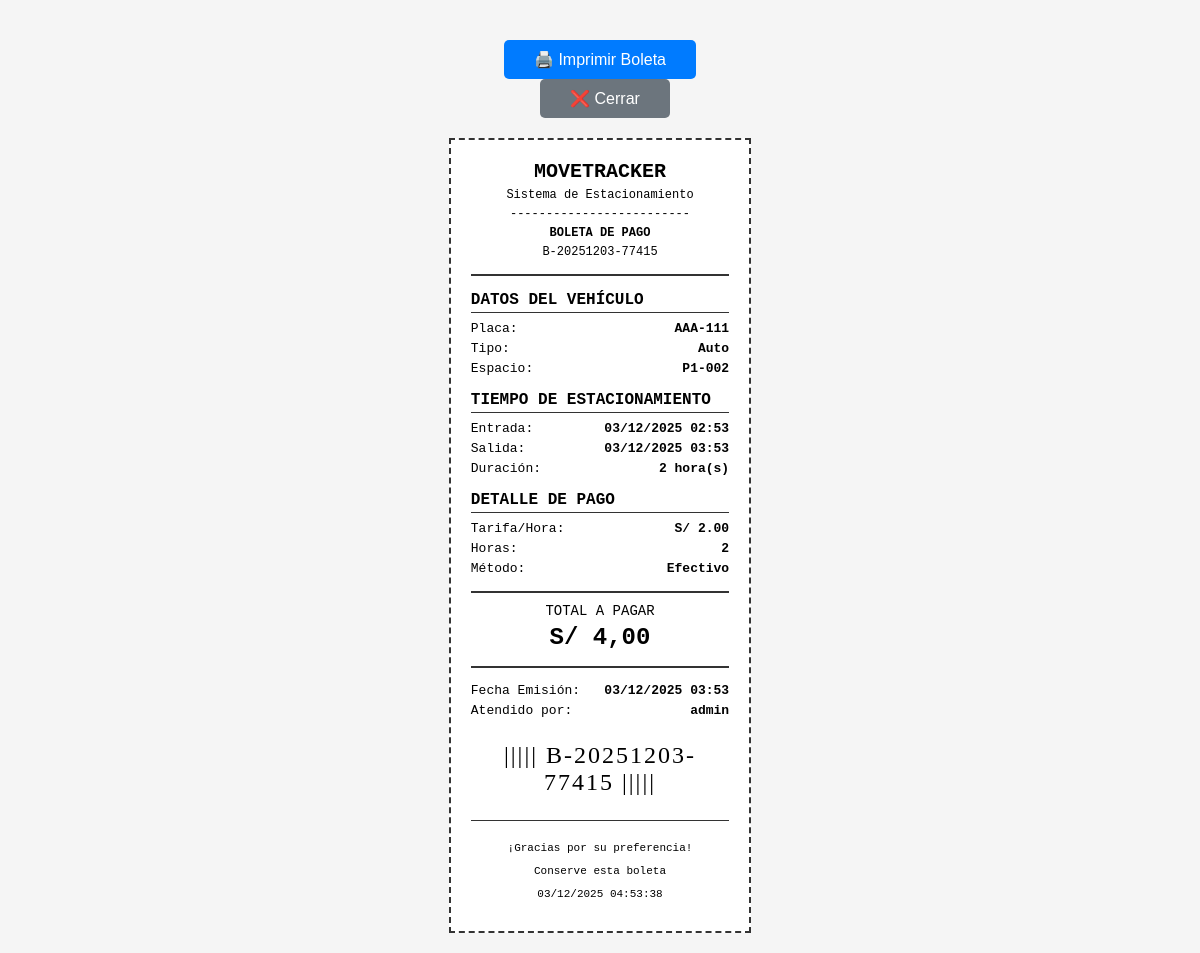
/parking/assignments/2/receipt/ (signed in), run on the app's committed database.
### parking/models.py (models this page shows, shortened)
class ParkingAssignment(models.Model):
    class AssignmentStatus(models.TextChoices):
        ACTIVE = 'ACTIVE', 'Activo'
        COMPLETED = 'COMPLETED', 'Completado'
        CANCELLED = 'CANCELLED', 'Cancelado'
    class PaymentMethod(models.TextChoices):
        CASH = 'CASH', 'Efectivo'
        CARD = 'CARD', 'Tarjeta'
        YAPE = 'YAPE', 'Yape'
        PLIN = 'PLIN', 'Plin'
    vehicle = models.ForeignKey(
        Vehicle,
        on_delete=models.CASCADE,
        related_name='parking_assignments',
        verbose_name='Vehículo'
    )
    parking_space = models.ForeignKey(
        ParkingSpace,
        on_delete=models.CASCADE,
        related_name='assignments',
        verbose_name='Espacio de Estacionamiento'
    )
    status = models.CharField(
        max_length=20,
        choices=AssignmentStatus.choices,
        default=AssignmentStatus.ACTIVE,
        verbose_name='Estado'
    )
    entry_time = models.DateTimeField(
        auto_now_add=True,
        verbose_name='Hora de Entrada'
    )
    exit_time = models.DateTimeField(
        null=True,
        blank=True,
        verbose_name='Hora de Salida'
    )
    planned_exit_time = models.DateTimeField(
        null=True,
        blank=True,
        verbose_name='Hora de Salida Planificada',
        help_text='Hora estimada de salida'
    )
    total_cost = models.DecimalField(
        max_digits=10,
        decimal_places=2,
        null=True,
        blank=True,
        verbose_name='Costo Total'
    )
    payment_method = models.CharField(
        max_length=20,
        choices=PaymentMethod.choices,
        null=True,
        blank=True,
        verbose_name='Método de Pago'
    )
    receipt_number = models.CharField(
        max_length=20,
        null=True,
        blank=True,
        unique=True,
        verbose_name='Número de Boleta'
    )
    notes = models.TextField(
        blank=True,
        verbose_name='Observaciones'
    )
    assigned_by = models.ForeignKey(
        User,
        on_delete=models.SET_NULL,
        null=True,
        related_name='parking_assignments_created',
        verbose_name='Asignado por'
    )
    completed_by = models.ForeignKey(
        User,
        on_delete=models.SET_NULL,
        null=True,
        blank=True,
        related_name='parking_assignments_completed',
        verbose_name='Completado por'
    )
    created_at = models.DateTimeField(auto_now_add=True, verbose_name='Fecha de Creación')
    updated_at = models.DateTimeField(auto_now=True, verbose_name='Última Actualización')
    class Meta:
        verbose_name = 'Asignación de Estacionamiento'
        verbose_name_plural = 'Asignaciones de Estacionamiento'
        ordering = ['-entry_time']
        indexes = [
            models.Index(fields=['status', 'entry_time']),
            models.Index(fields=['vehicle', 'status']),
        ]

class Vehicle(models.Model):
    owner = models.ForeignKey(
        User,
        on_delete=models.CASCADE,
        related_name='vehicles',
        verbose_name='Propietario',
        null=True,
        blank=True
    )
    vehicle_type = models.CharField(
        max_length=20,
        choices=VehicleType.choices,
        verbose_name='Tipo de Vehículo'
    )
    brand = models.CharField(
        max_length=50,
        null=True,
        blank=True,
        verbose_name='Marca',
        help_text='Marca del vehículo (opcional)'
    )
    model = models.CharField(
        max_length=50,
        null=True,
        blank=True,
        verbose_name='Modelo',
        help_text='Modelo del vehículo (opcional)'
    )
    year = models.PositiveIntegerField(
        null=True,
        blank=True,
        verbose_name='Año',
        validators=[MinValueValidator(1900), MaxValueValidator(2100)],
        help_text='Año de fabricación (opcional)'
    )
    color = models.CharField(max_length=30, verbose_name='Color')
    license_plate = models.CharField(
        max_length=20,
        unique=True,
        verbose_name='Placa',
        help_text='Número de placa del vehículo'
    )
    is_active = models.BooleanField(default=True, verbose_name='Activo')
    created_at = models.DateTimeField(auto_now_add=True, verbose_name='Fecha de Registro')
    updated_at = models.DateTimeField(auto_now=True, verbose_name='Última Actualización')
    registered_by = models.ForeignKey(
        User,
        on_delete=models.SET_NULL,
        null=True,
        related_name='registered_vehicles',
        verbose_name='Registrado por'
    )
    class Meta:
        verbose_name = 'Vehículo'
        verbose_name_plural = 'Vehículos'
        ordering = ['-created_at']
        indexes = [
            models.Index(fields=['license_plate']),
            models.Index(fields=['owner', 'is_active']),
        ]

class ParkingSpace(models.Model):
    class SpaceStatus(models.TextChoices):
        AVAILABLE = 'AVAILABLE', 'Disponible'
        OCCUPIED = 'OCCUPIED', 'Ocupado'
        RESERVED = 'RESERVED', 'Reservado'
        MAINTENANCE = 'MAINTENANCE', 'En Mantenimiento'
    floor = models.ForeignKey(
        ParkingFloor,
        on_delete=models.CASCADE,
        related_name='spaces',
        verbose_name='Piso'
    )
    space_number = models.PositiveIntegerField(
        verbose_name='Número de Espacio',
        validators=[MinValueValidator(1)]
    )
    status = models.CharField(
        max_length=20,
        choices=SpaceStatus.choices,
        default=SpaceStatus.AVAILABLE,
        verbose_name='Estado'
    )
    is_active = models.BooleanField(default=True, verbose_name='Espacio Activo')
    created_at = models.DateTimeField(auto_now_add=True, verbose_name='Fecha de Creación')
    updated_at = models.DateTimeField(auto_now=True, verbose_name='Última Actualización')
    class Meta:
        verbose_name = 'Espacio de Estacionamiento'
        verbose_name_plural = 'Espacios de Estacionamiento'
        ordering = ['floor__floor_number', 'space_number']
        unique_together = [['floor', 'space_number']]
        indexes = [
            models.Index(fields=['status', 'is_active']),
        ]
    @property
    def full_code(self):
        return f"P{self.floor.floor_number}-{str(self.space_number).zfill(3)}"

class ParkingFloor(models.Model):
    configuration = models.ForeignKey(
        ParkingConfiguration,
        on_delete=models.CASCADE,
        related_name='floors',
        verbose_name='Configuración'
    )
    floor_number = models.PositiveIntegerField(
        verbose_name='Número de Piso',
        validators=[MinValueValidator(1)]
    )
    floor_name = models.CharField(
        max_length=50,
        verbose_name='Nombre del Piso',
        blank=True,
        help_text='Ej: Piso 1, Sótano 1, etc.'
    )
    is_active = models.BooleanField(default=True, verbose_name='Piso Activo')
    created_at = models.DateTimeField(auto_now_add=True, verbose_name='Fecha de Creación')
    class Meta:
        verbose_name = 'Piso de Estacionamiento'
        verbose_name_plural = 'Pisos de Estacionamiento'
        ordering = ['floor_number']
        unique_together = [['configuration', 'floor_number']]

### user/models.py (models this page shows, shortened)
class User(AbstractUser):
    dni = models.CharField(max_length=10, blank=True, null=True, verbose_name='DNI')
    phone = models.CharField(max_length=15, blank=True, null=True, verbose_name='Teléfono')
    class Meta:
        verbose_name = 'Usuario'
        verbose_name_plural = 'Usuarios'
        db_table = 'auth_user'

### parking/views.py (the view)
# urls.py: path('assignments/<int:pk>/receipt/', views.print_receipt, name='print_receipt'),
@login_required
@user_passes_test(is_admin_or_worker, login_url='user:login')
def print_receipt(request, pk):
    assignment = get_object_or_404(
        ParkingAssignment.objects.select_related('vehicle', 'parking_space', 'parking_space__floor', 'completed_by'),
        pk=pk
    )
    if not assignment.receipt_number:
        messages.error(request, 'Esta asignación no tiene boleta generada.')
        return redirect('parking:assignment_list')
    if assignment.exit_time and assignment.entry_time:
        duration = assignment.exit_time - assignment.entry_time
        total_minutes = duration.total_seconds() / 60
        hours_parked = math.ceil(total_minutes / 60)
    else:
        hours_parked = 0
    try:
        tariff = VehicleTariff.objects.get(
            vehicle_type=assignment.vehicle.vehicle_type,
            is_active=True
        )
        tariff_amount = f"{tariff.rate_per_hour:.2f}"
    except VehicleTariff.DoesNotExist:
        tariff_amount = "0.00"
    context = {
        'assignment': assignment,
        'hours_parked': hours_parked,
        'tariff_amount': tariff_amount,
        'now': timezone.now()
    }
    return render(request, 'parking/receipt.html', context)

### parking/views.py (called while the page is built)
def is_admin_or_worker(user):
    if not user.is_authenticated:
        return False
    if user.is_superuser:
        return True
    if hasattr(user, 'role'):
        return user.role in ['ADMIN', 'WORKER']
    return user.is_staff

### parking/templates/parking/receipt.html (shortened to what this page needs)
<!DOCTYPE html>
<html lang="es">
<head>
</head>
<body>
    <div class="print-button no-print">
        <button onclick="window.print()">🖨️ Imprimir Boleta</button>
        <a href="{% url 'parking:assignment_list' %}" style="text-decoration: none;">
            <button style="background: #6c757d; margin-left: 10px;">❌ Cerrar</button>
        </a>
    </div>
    <div class="receipt">
        <div class="header">
            <h1>MOVETRACKER</h1>
            <p>Sistema de Estacionamiento</p>
            <p>-------------------------</p>
            <p><strong>BOLETA DE PAGO</strong></p>
            <p>{{ assignment.receipt_number }}</p>
        </div>
        <div class="section">
            <div class="section-title">DATOS DEL VEHÍCULO</div>
            <div class="row">
                <span class="label">Placa:</span>
                <span class="value">{{ assignment.vehicle.license_plate }}</span>
            </div>
            <div class="row">
                <span class="label">Tipo:</span>
                <span class="value">{{ assignment.vehicle.get_vehicle_type_display }}</span>
            </div>
            <div class="row">
                <span class="label">Espacio:</span>
                <span class="value">{{ assignment.parking_space.full_code }}</span>
            </div>
        </div>
        <div class="section">
            <div class="section-title">TIEMPO DE ESTACIONAMIENTO</div>
            <div class="row">
                <span class="label">Entrada:</span>
                <span class="value">{{ assignment.entry_time|date:"d/m/Y H:i" }}</span>
            </div>
            <div class="row">
                <span class="label">Salida:</span>
                <span class="value">{{ assignment.exit_time|date:"d/m/Y H:i" }}</span>
            </div>
            <div class="row">
                <span class="label">Duración:</span>
                <span class="value">{{ hours_parked }} hora(s)</span>
            </div>
        </div>
        <div class="section">
            <div class="section-title">DETALLE DE PAGO</div>
            <div class="row">
                <span class="label">Tarifa/Hora:</span>
                <span class="value">S/ {{ tariff_amount }}</span>
            </div>
            <div class="row">
                <span class="label">Horas:</span>
                <span class="value">{{ hours_parked }}</span>
            </div>
            <div class="row">
                <span class="label">Método:</span>
                <span class="value">{{ assignment.get_payment_method_display }}</span>
            </div>
        </div>
        <div class="total">
            <p style="margin: 0; font-size: 14px;">TOTAL A PAGAR</p>
            <p class="amount" style="margin: 5px 0;">S/ {{ assignment.total_cost|floatformat:2 }}</p>
        </div>
        <div class="section">
            <div class="row">
                <span class="label">Fecha Emisión:</span>
                <span class="value">{{ assignment.updated_at|date:"d/m/Y H:i" }}</span>
            </div>
            <div class="row">
                <span class="label">Atendido por:</span>
                <span class="value">{{ assignment.completed_by.username|default:"Sistema" }}</span>
            </div>
        </div>
        <div class="barcode">
            <p style="font-size: 24px; letter-spacing: 2px;">||||| {{ assignment.receipt_number }} |||||</p>
        </div>
        <div class="footer">
            <p>¡Gracias por su preferencia!</p>
            <p>Conserve esta boleta</p>
            <p>{{ now|date:"d/m/Y H:i:s" }}</p>
        </div>
    </div>
</body>
</html>

### parking/templates/parking/receipt.html (style rules this page uses)
body { font-family: 'Courier New', monospace; max-width: 80mm; margin: 0 auto; padding: 20px; background: #f5f5f5; }
.receipt { background: white; padding: 20px; border: 2px dashed #333; }
.header { text-align: center; border-bottom: 2px solid #333; padding-bottom: 10px; margin-bottom: 15px; }
.header h1 { margin: 0; font-size: 20px; font-weight: bold; }
.header p { margin: 5px 0; font-size: 12px; }
.section { margin: 15px 0; }
.section-title { font-weight: bold; border-bottom: 1px solid #333; margin-bottom: 8px; padding-bottom: 3px; }
.row { display: flex; justify-content: space-between; margin: 5px 0; font-size: 13px; }
.row .label { font-weight: normal; }
.row .value { font-weight: bold; }
.total { border-top: 2px solid #333; border-bottom: 2px solid #333; margin: 15px 0; padding: 10px 0; text-align: center; }
.total .amount { font-size: 24px; font-weight: bold; }
.footer { text-align: center; margin-top: 20px; font-size: 11px; border-top: 1px solid #333; padding-top: 10px; }
.barcode { text-align: center; margin: 15px 0; font-size: 10px; font-family: 'Libre Barcode 128', cursive; }
.print-button { text-align: center; margin: 20px 0; }
.print-button button { padding: 10px 30px; font-size: 16px; background: #007bff; color: white; border: none; border-radius: 5px; cursor: pointer; }

### data on the page
ParkingAssignment: receipt_number "B-20251203-77415", vehicle.license_plate "AAA-111", vehicle.vehicle_type "Auto", parking_space.full_code "P1-002", entry_time "03/12/2025 02:53", exit_time "03/12/2025 03:53", payment_method "Efectivo", total_cost "4,00", updated_at "03/12/2025 03:53", completed_by.username "admin"

### other printed values
{{ hours_parked }} "2"
{{ tariff_amount }} "2.00"
